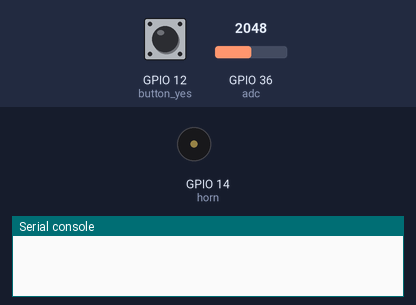
A program run on a simulated ESP32 board running MicroPython. On the bench: buzzer (waves = sounding), the last lines printed to the serial console. Inputs (shaded band) come from the test bench; at power-on: GPIO 12 (button_yes) HIGH, GPIO 36 (adc) = 2048 (analog values on the 0–4095 scale).

Above: at 1.2 s.
1.3 s: GPIO 12 (button_yes) pulled LOW for 1 s
At 2.31 s:
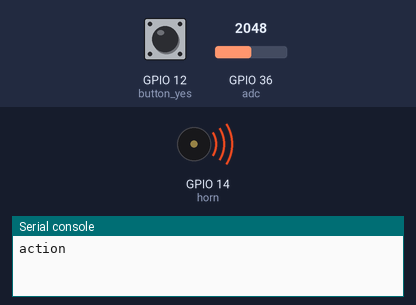
3.8 s: GPIO 12 (button_yes) pulled LOW for 3.2 s
At 8.0 s:
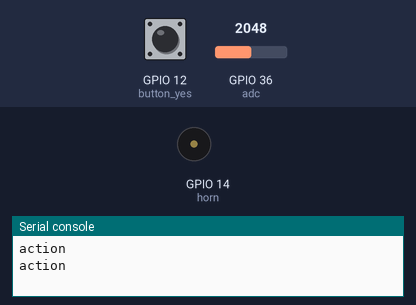
Timing chart, 0 to 9.5 s (numbered marks = the images above; inputs shaded):
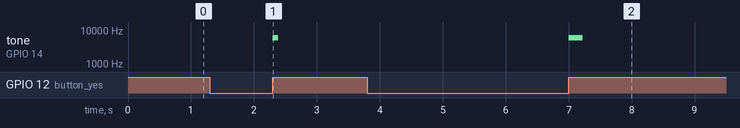

The program:

recordplay.py
```python
from machine import Pin,ADC,PWM
import time

horn=PWM(Pin(14),duty=0,freq=6000)      # 喇叭腳位
button_yes=Pin(12,Pin.IN,Pin.PULL_UP)   # 開始按鈕

adc = ADC(Pin(36))             # 設定36為ADC腳位
adc.width(ADC.WIDTH_12BIT)
adc.atten(ADC.ATTN_11DB)

while True:
    if button_yes.value()==0:  # 當按下按鈕

        data=[]
        print('action')

        # 蒐集聲音
        while button_yes.value()==0 and len(data)<=1200:
            data.append(adc.read())
            time.sleep_us(167)

        # 播放音效
        for j in data:
            horn.duty(int(j/4))
            time.sleep_us(167)
        horn.duty(0)           # 關閉喇叭聲音

    time.sleep(0.01)
```

Measured:
- after the input at 1.3 s, tone on GPIO 14 (horn): silent → 6000 Hz after 1.0 s, → silent 0.09 s later
- after the input at 3.8 s, tone on GPIO 14 (horn): silent → 6000 Hz after 3.2 s, → silent 0.22 s later
